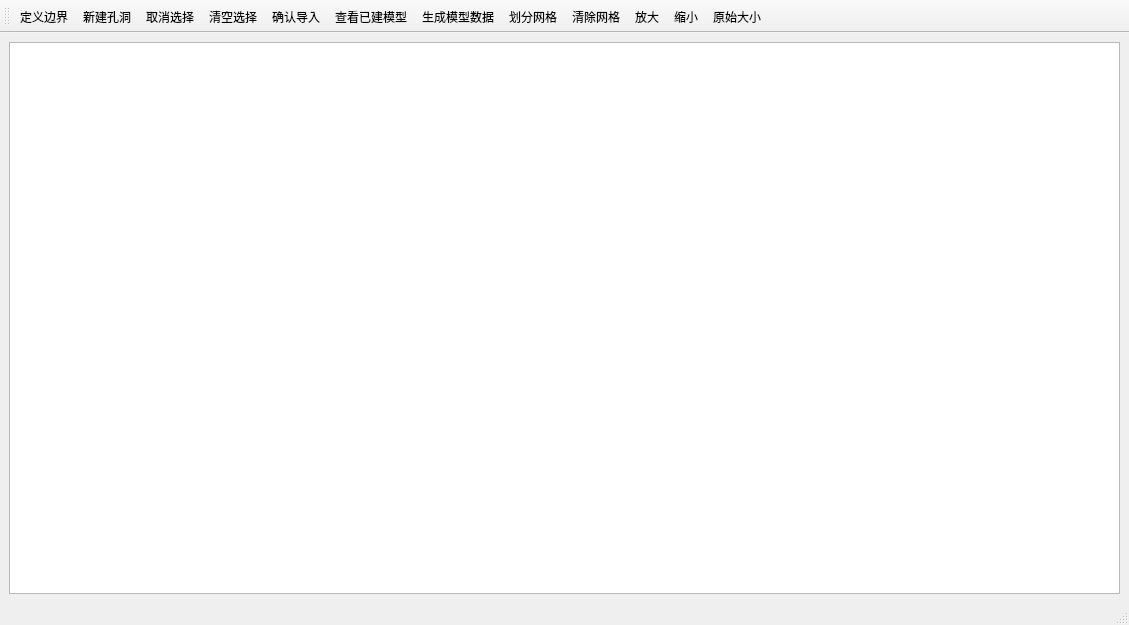
<?xml version="1.0" encoding="UTF-8"?>
<ui version="4.0">
 <class>PartWindow</class>
 <widget class="QMainWindow" name="PartWindow">
  <property name="geometry">
   <rect>
    <x>0</x>
    <y>0</y>
    <width>1129</width>
    <height>625</height>
   </rect>
  </property>
  <property name="windowTitle">
   <string>MainWindow</string>
  </property>
  <widget class="QWidget" name="centralwidget">
   <layout class="QVBoxLayout" name="verticalLayout">
    <item>
     <widget class="QWChartView" name="chartView"/>
    </item>
   </layout>
  </widget>
  <widget class="QMenuBar" name="menubar">
   <property name="geometry">
    <rect>
     <x>0</x>
     <y>0</y>
     <width>1129</width>
     <height>23</height>
    </rect>
   </property>
  </widget>
  <widget class="QStatusBar" name="statusbar"/>
  <widget class="QToolBar" name="toolBar">
   <property name="windowTitle">
    <string>toolBar</string>
   </property>
   <property name="toolButtonStyle">
    <enum>Qt::ToolButtonTextBesideIcon</enum>
   </property>
   <attribute name="toolBarArea">
    <enum>TopToolBarArea</enum>
   </attribute>
   <attribute name="toolBarBreak">
    <bool>false</bool>
   </attribute>
   <addaction name="actionBoundary"/>
   <addaction name="actionHoleNew"/>
   <addaction name="actionCancelSelect"/>
   <addaction name="actionReSelect"/>
   <addaction name="actionOK"/>
   <addaction name="actionSubmittedModel"/>
   <addaction name="actionModelControlData"/>
   <addaction name="actionMesh"/>
   <addaction name="actionClearMesh"/>
   <addaction name="actionZoomIn"/>
   <addaction name="actionZoomOut"/>
   <addaction name="actionZoomReset"/>
  </widget>
  <action name="actionBoundary">
   <property name="checkable">
    <bool>true</bool>
   </property>
   <property name="icon">
    <iconset>
     <normaloff>:/images/images/Boundary.png</normaloff>:/images/images/Boundary.png</iconset>
   </property>
   <property name="text">
    <string>定义边界</string>
   </property>
   <property name="toolTip">
    <string>定义边界</string>
   </property>
  </action>
  <action name="actionHoleNew">
   <property name="checkable">
    <bool>true</bool>
   </property>
   <property name="icon">
    <iconset>
     <normaloff>:/images/images/hole.png</normaloff>:/images/images/hole.png</iconset>
   </property>
   <property name="text">
    <string>新建孔洞</string>
   </property>
   <property name="toolTip">
    <string>新建孔洞</string>
   </property>
  </action>
  <action name="actionZoomIn">
   <property name="icon">
    <iconset>
     <normaloff>:/icons/icons/418.bmp</normaloff>:/icons/icons/418.bmp</iconset>
   </property>
   <property name="text">
    <string>放大</string>
   </property>
   <property name="toolTip">
    <string>放大</string>
   </property>
  </action>
  <action name="actionZoomOut">
   <property name="icon">
    <iconset>
     <normaloff>:/icons/icons/416.bmp</normaloff>:/icons/icons/416.bmp</iconset>
   </property>
   <property name="text">
    <string>缩小</string>
   </property>
   <property name="toolTip">
    <string>缩小</string>
   </property>
  </action>
  <action name="actionZoomReset">
   <property name="icon">
    <iconset>
     <normaloff>:/icons/icons/414.bmp</normaloff>:/icons/icons/414.bmp</iconset>
   </property>
   <property name="text">
    <string>原始大小</string>
   </property>
   <property name="toolTip">
    <string>原始大小</string>
   </property>
  </action>
  <action name="actionExit">
   <property name="icon">
    <iconset>
     <normaloff>:/icons/icons/exit.bmp</normaloff>:/icons/icons/exit.bmp</iconset>
   </property>
   <property name="text">
    <string>退出</string>
   </property>
   <property name="toolTip">
    <string>退出</string>
   </property>
  </action>
  <action name="actionOK">
   <property name="icon">
    <iconset>
     <normaloff>:/icons/icons/322.bmp</normaloff>:/icons/icons/322.bmp</iconset>
   </property>
   <property name="text">
    <string>确认导入</string>
   </property>
   <property name="toolTip">
    <string>确认导入</string>
   </property>
  </action>
  <action name="actionCancelSelect">
   <property name="checkable">
    <bool>true</bool>
   </property>
   <property name="icon">
    <iconset>
     <normaloff>:/icons/icons/remove.bmp</normaloff>:/icons/icons/remove.bmp</iconset>
   </property>
   <property name="text">
    <string>取消选择</string>
   </property>
   <property name="toolTip">
    <string>取消选择</string>
   </property>
  </action>
  <action name="actionReSelect">
   <property name="icon">
    <iconset>
     <normaloff>:/icons/icons/preview1.bmp</normaloff>:/icons/icons/preview1.bmp</iconset>
   </property>
   <property name="text">
    <string>清空选择</string>
   </property>
   <property name="toolTip">
    <string>清空选择</string>
   </property>
  </action>
  <action name="actionSubmittedModel">
   <property name="icon">
    <iconset>
     <normaloff>:/icons/icons/124.bmp</normaloff>:/icons/icons/124.bmp</iconset>
   </property>
   <property name="text">
    <string>查看已建模型</string>
   </property>
   <property name="toolTip">
    <string>查看已建模型</string>
   </property>
  </action>
  <action name="actionMesh">
   <property name="icon">
    <iconset>
     <normaloff>:/icons/icons/130.bmp</normaloff>:/icons/icons/130.bmp</iconset>
   </property>
   <property name="text">
    <string>划分网格</string>
   </property>
   <property name="toolTip">
    <string>划分网格</string>
   </property>
  </action>
  <action name="actionClearMesh">
   <property name="icon">
    <iconset>
     <normaloff>:/icons/icons/107.bmp</normaloff>:/icons/icons/107.bmp</iconset>
   </property>
   <property name="text">
    <string>清除网格</string>
   </property>
   <property name="toolTip">
    <string>清除网格</string>
   </property>
  </action>
  <action name="actionModelControlData">
   <property name="icon">
    <iconset>
     <normaloff>:/icons/icons/126.bmp</normaloff>:/icons/icons/126.bmp</iconset>
   </property>
   <property name="text">
    <string>生成模型数据</string>
   </property>
   <property name="toolTip">
    <string>生成模型数据</string>
   </property>
  </action>
 </widget>
 <customwidgets>
  <customwidget>
   <class>QWChartView</class>
   <extends>QGraphicsView</extends>
   <header location="global">qwchartview.h</header>
  </customwidget>
 </customwidgets>
 <resources/>
 <connections>
  <connection>
   <sender>actionExit</sender>
   <signal>triggered()</signal>
   <receiver>PartWindow</receiver>
   <slot>close()</slot>
   <hints>
    <hint type="sourcelabel">
     <x>-1</x>
     <y>-1</y>
    </hint>
    <hint type="destinationlabel">
     <x>399</x>
     <y>299</y>
    </hint>
   </hints>
  </connection>
 </connections>
</ui>
